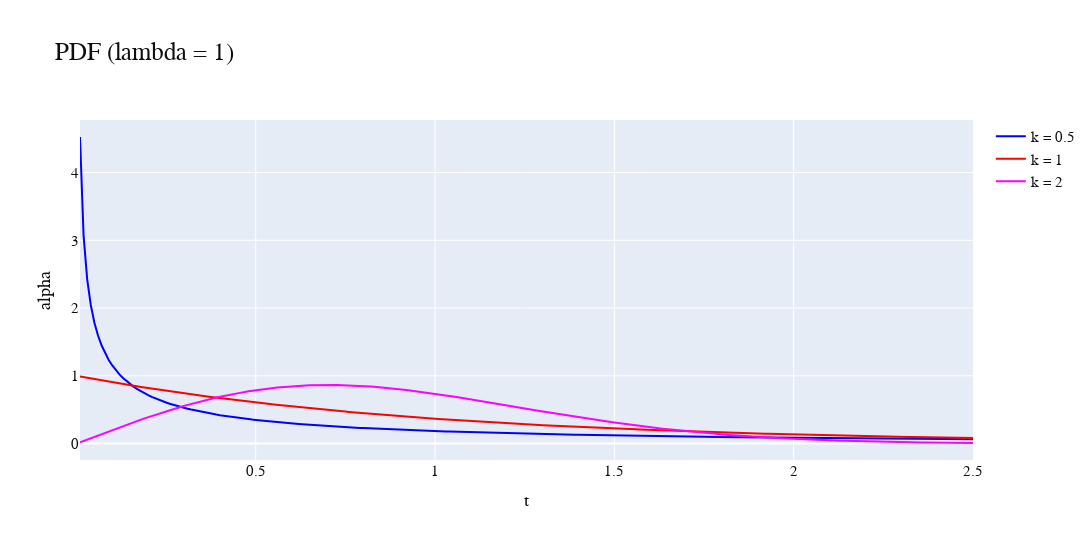

The notebook cell saved with this chart:
### Markdown cell above
##### PDF

### Code cell
x, y05, y1, y2 = [], [], [], []

for t in range(1, 251, 1):
    t /= 100
    x.append(t)
    y05.append(f_Weibull(t, 0.5, 2))
    y1.append(f_Weibull(t, 1, 1))
    y2.append(f_Weibull(t, 2, math.sqrt(math.pi)/2))

plot(x, x, x, y05, y1, y2, "t", "alpha", "PDF (lambda = 1)")

### Figure 1 — Plotly figure (JSON) as saved in the notebook; plotly's stock layout.template omitted (floating-point values rounded to 4 significant figures; data arrays with more than 128 entries replaced by an {"elided": "..."} marker saying what was removed)
{"data": [{"marker": {"color": "blue"}, "mode": "lines", "name": "k = 0.5", "type": "scatter", "x": {"elided": "250 float values"}, "y": {"elided": "250 float values"}}, {"marker": {"color": "red"}, "mode": "lines", "name": "k = 1", "type": "scatter", "x": {"elided": "250 float values"}, "y": {"elided": "250 float values"}}, {"marker": {"color": "magenta"}, "mode": "lines", "name": "k = 2", "type": "scatter", "x": {"elided": "250 float values"}, "y": {"elided": "250 float values"}}], "layout": {"font": {"color": "#0e0f11", "family": "CMU Serif", "size": 15}, "height": 540, "margin": {"b": 80, "t": 120}, "title": {"font": {"size": 25}, "text": "PDF (lambda = 1)"}, "width": 1152, "xaxis": {"title": {"text": "t"}}, "yaxis": {"title": {"text": "alpha"}}}}
